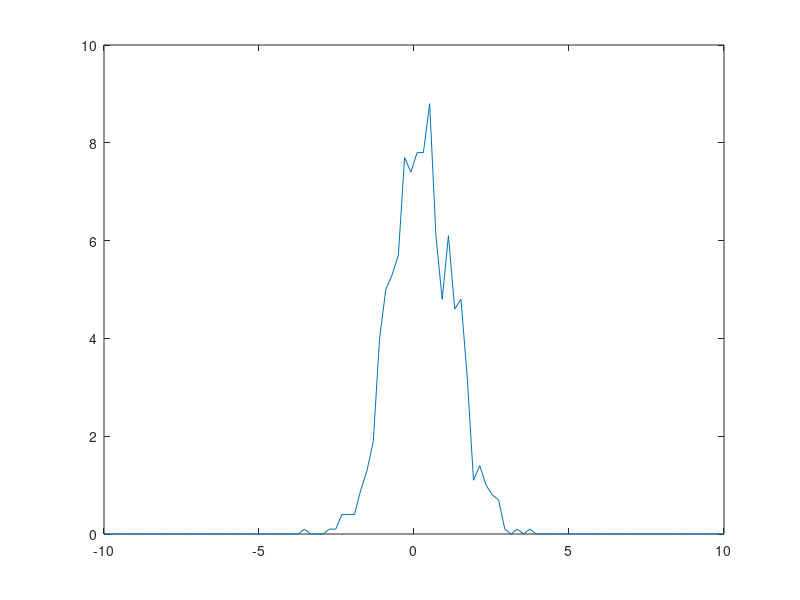

Write the MATLAB code that produced this figure.
% clase 4 ej 3% numero de simulacionesN = 1000;% proceso aleatorioX = randn(N,1) ;% numero de bins, debe ser par para este ejercicioM = 100;% vector de histogramahist_vect = zeros(M,1);% defino x_min y x_max de la v.a.x_min = -10;x_max = -x_min;% particiono el espacio muestral (truncado)x = linspace (x_min,x_max,M+1);% busco las ocurrencias de X dentro de xfor i=1:N      % busco en que bin "cae" X      pos = find(X(i) <=x);            % me quedo con el primer elemento      pos = pos(1);            % incremento el histograma      hist_vect(pos) = hist_vect(pos)  + 1;endfor% normalizo el histogramahist_vect = hist_vect  * M / N;% index for plottingn = linspace (x_min,x_max,M);plot(n,hist_vect)